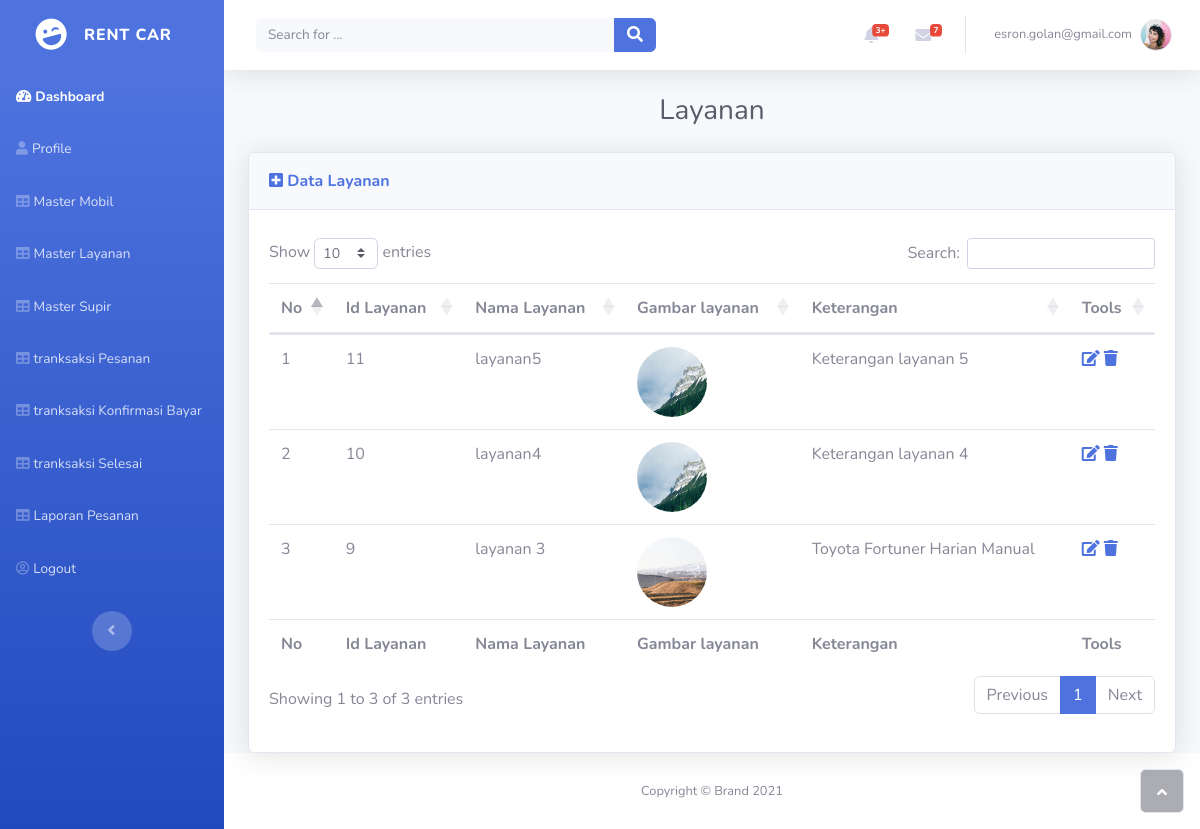
Page /admin/layanan (signed in) on the committed database.
### tables this page shows
CREATE TABLE `layanan` (
  `id_layanan` int(2) NOT NULL,
  `nama_layanan` varchar(30) NOT NULL,
  `gambar_layanan` text NOT NULL,
  `ket_layanan` varchar(100) NOT NULL,
  `harga` int(11) NOT NULL
);

### admin/modul/mod_layanan/layanan.php (the view, shortened to what this page needs)
    <div class="container-fluid">
        <h3 class="text-dark mb-4" align="center">Layanan</h3>
        <div class="card shadow">
            <div class="card-header py-3">
                <p class="text-primary m-0 font-weight-bold"><a href="layananadd"><i class="fa fa-plus-square" aria-hidden="true"></i> Data Layanan</a> </p>
            </div>
            <div class="card-body">
                <div class="table-responsive table mt-2" id="dataTable" role="grid" aria-describedby="dataTable_info">
                    <table class="table dataTable my-0" id="dataTable1">
                        <thead>
                            <tr>
                                <th>No</th>
		<th>Id Layanan</th>
                                <th>Nama Layanan</th>
                                <th>Gambar layanan</th>
                                <th>Keterangan</th>
		<th>Tools</th>
                            </tr>
                        </thead>
                        <tbody>
<?php
$Sql 	= "select * from layanan order by id_layanan DESC";
$myQry 	= mysqli_query($mysqli, $Sql)  or die ("Query  salah : ".mysqli_error());
$nomor  = 1;
while ($myData = mysqli_fetch_array($myQry)) {
$Kode = $myData['id_layanan'];
?>
                            <tr>
                                <td><?php echo $nomor++;?></td>
		<td><?php echo $myData['id_layanan'];?></td>
                                <td><?php echo $myData['nama_layanan'];?></td>
                                <td><img class="rounded-circle mr-2" width="70" height="70" src="assets/img/nature/<?php echo $myData['gambar_layanan'];?>"></td>
                                <td><?php echo $myData['ket_layanan'];?></td>
		 <td> <a href="layananedit-<?php echo $Kode;?>" target="_self"><i class="fa fa-edit" aria-hidden="true"></i><a>
		 <a href="layanandel-<?php echo $Kode;?>" target="_self" onclick=" return confirm('Apakah Anda Mau Hapus Data Layanan?')"><i class="fa fa-trash" aria-hidden="true"></i><a></td>
                            </tr>
<?php
}
?>
                        </tbody>
                        <tfoot>
                            <tr>
                                <td><strong>No</strong></td>
		<td><strong>Id Layanan</strong></td>
                                <td><strong>Nama Layanan</strong></td>
                                <td><strong>Gambar layanan</strong></td>
                                <td><strong>Keterangan</strong></td>
		<td><strong>Tools</strong></td>
                            </tr>
                        </tfoot>
                    </table>
                </div>
            </div>
        </div>
    </div>

### rows in the picture
layanan: id_layanan "11", nama_layanan "layanan5", gambar_layanan (picture), ket_layanan "Keterangan layanan 5"
layanan: id_layanan "10", nama_layanan "layanan4", gambar_layanan (picture), ket_layanan "Keterangan layanan 4"
layanan: id_layanan "9", nama_layanan "layanan 3", gambar_layanan (picture), ket_layanan "Toyota Fortuner Harian Manual"

### other values in the picture
$username "esron.golan@gmail.com"
